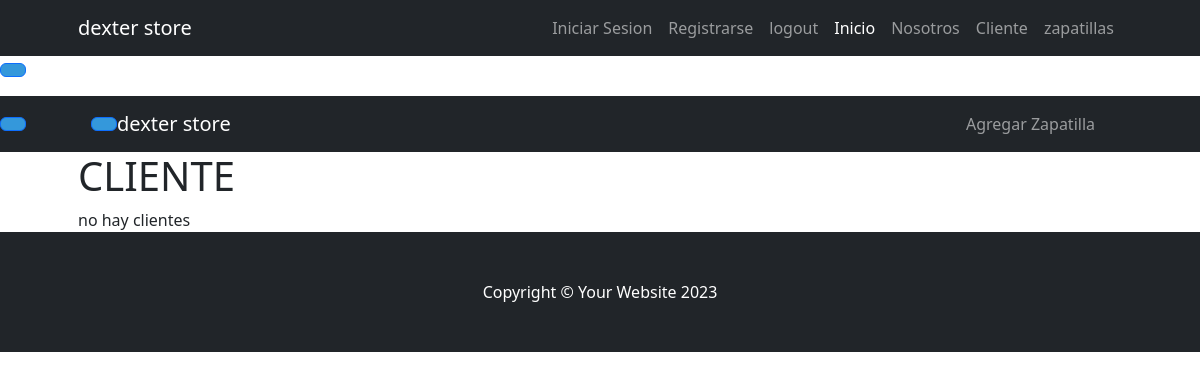
The page /cliente/ on the database as committed earlier.
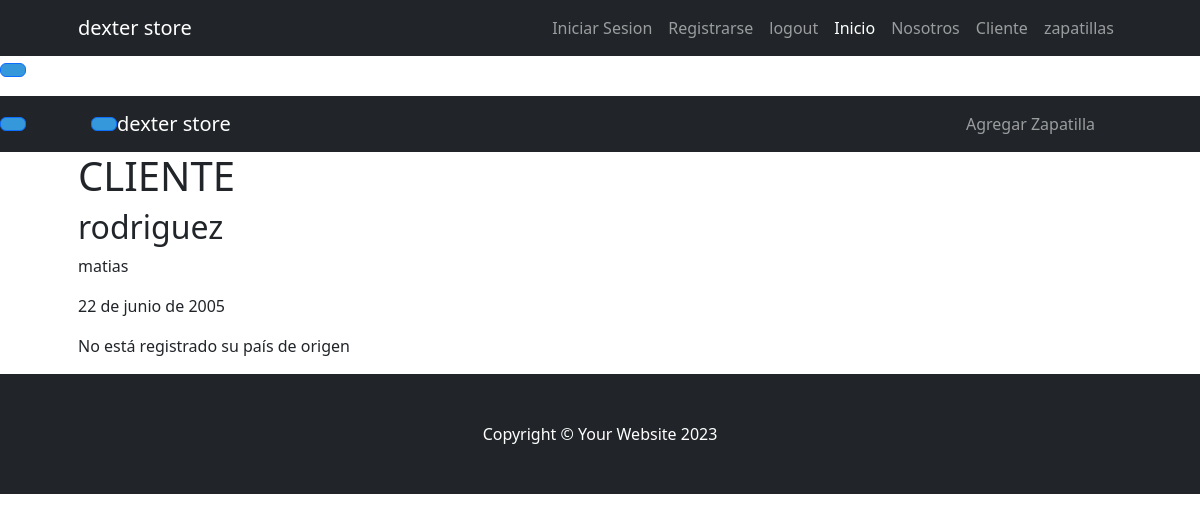
The same page on the database as committed later.
### cliente/models.py (models this page shows, shortened)
class Cliente(models.Model):
    nombre = models.CharField(max_length=100)
    apellido = models.CharField(max_length=100)
    nacimiento = models.DateField(null=True, blank=True)
    pais_origen = models.ForeignKey(Pais, on_delete=models.SET_NULL, null=True, blank=True)

### cliente/views.py (the view)
# urls.py: path("", views.home, name="index"),
def home(request):
    if request.user.is_authenticated:
        return redirect("cliente:index")  # Cambia a la URL deseada después del login
    clientes = models.Cliente.objects.all()
    context = {"clientes": clientes}
    return render(request, "cliente/index.html", context)

### cliente/templates/cliente/index.html
{% extends 'core/base.html' %}
{% block contenido_titulo %}
    CLIENTE
{% endblock contenido_titulo %}
{% block contenido %}
    {% if clientes %}
        {% for cliente in clientes %}
            <h2>{{ cliente.apellido }}</h2>
            <p>{{ cliente.nombre }}</p>
            {% if cliente.nacimiento %}
                <p>{{ cliente.nacimiento }}</p>
            {% else %}
                <p>No está registrado su fecha de nacimiento</p>
            {% endif %}
            {% if cliente.pais_origen %}
                <p>{{ cliente.pais_origen }}</p>
            {% else %}
                <p>No está registrado su país de origen</p>
            {% endif %}
        {% endfor %}
    {% else %}
        no hay clientes
    {% endif %}
{% endblock contenido %}

### core/templates/core/base.html (shortened to what this page needs)
{% load static %}
<!DOCTYPE html>
<html lang="es">
    <head>
        <link href="{% static 'core/css/styles.css' %}" rel="stylesheet" />
    </head>
    <body>
        {% include 'core/navbar.html' %}
        <div class="container px-4 px-lg-5">
            <h1>
                {% block contenido_titulo %}
                {% endblock contenido_titulo %}
            </h1>
            {% block contenido %}
            {% endblock contenido %}
        </div>
        {% include 'core/footer.html' %}
    </body>
</html>

### core/templates/core/navbar.html (shortened to what this page needs)
<nav class="navbar navbar-expand-lg navbar-dark bg-dark">
    <div class="container px-5">
        <a class="navbar-brand" href="#!">dexter store</a>
        <div class="collapse navbar-collapse" id="navbarSupportedContent">
            <ul class="navbar-nav ms-auto mb-2 mb-lg-0">
                <li class="nav-item"><a class="nav-link" href="{% url 'cliente:login' %}">Iniciar Sesion</a></li>
                <li class="nav-item"><a class="nav-link" href="{% url 'cliente:registro' %}">Registrarse</a></li>
                <li class="nav-item"><a class="nav-link" href="{% url 'cliente:logout' %}">logout</a></li>
                <li class="nav-item"><a class="nav-link active" aria-current="page" href="{% url 'core:index' %}">Inicio</a></li>
                <li class="nav-item"><a class="nav-link" href="{% url 'core:about' %}">Nosotros</a></li>
                <li class="nav-item"><a class="nav-link" href="{% url 'cliente:index' %}">Cliente</a></li>
                <li class="nav-item"><a class="nav-link" href="{% url 'cliente:crear_zapatilla' %}">zapatillas</a></li>
                </div>
            </div>
</nav>
<p><a class="btn btn-primary" style="background-color: #3498db;" href=""
    {% load static %}
<nav class="navbar navbar-expand-lg navbar-dark bg-dark">
    <div class="container px-5">
        <a class="navbar-brand" href="#!">dexter store</a>
        <div class="collapse navbar-collapse" id="navbarSupportedContent">
            <ul class="navbar-nav ms-auto mb-2 mb-lg-0">
                <li class="nav-item">
                    <a class="nav-link" data-bs-toggle="modal" data-bs-target="#agregarZapatillaModal" style="cursor: pointer">Agregar Zapatilla</a>
                </li>
             {% load static %}
                <ul>
                </ul>
        </div>
    </div>
</nav>

### core/templates/core/footer.html
<footer class="py-5 bg-dark">
    <div class="container px-4 px-lg-5"><p class="m-0 text-center text-white">Copyright &copy; Your Website 2023</p></div>
</footer>

Rows that differ between the two databases and show on the page:
added Cliente: apellido "rodriguez", nombre "matias", nacimiento "22 de junio de 2005", shows "No está registrado su país de origen"
Other text that changed with them:
text no longer shown: "no hay clientes"
